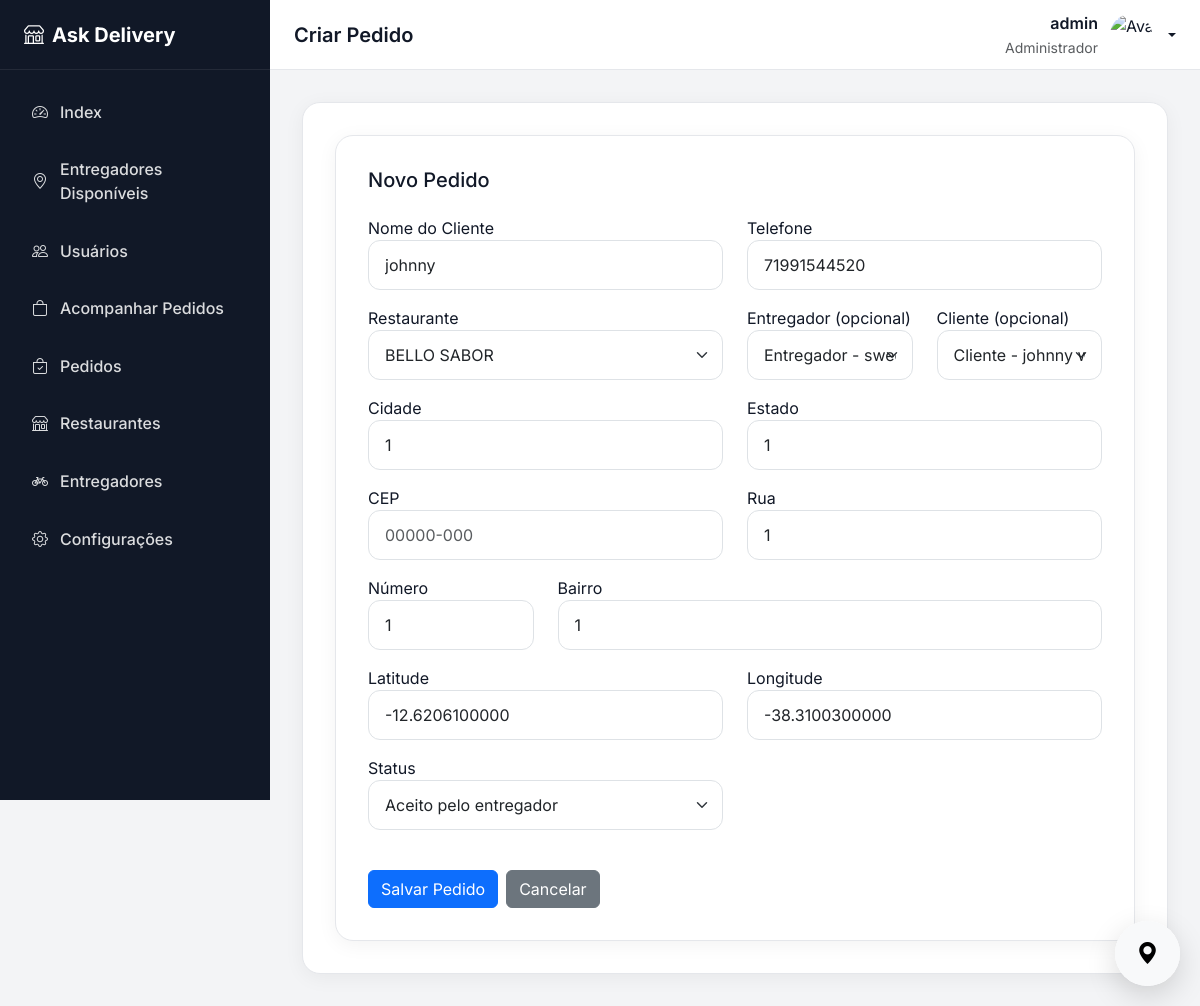
/orders/orders/update/1/ (signed in), run on an earlier commit of the app's database.
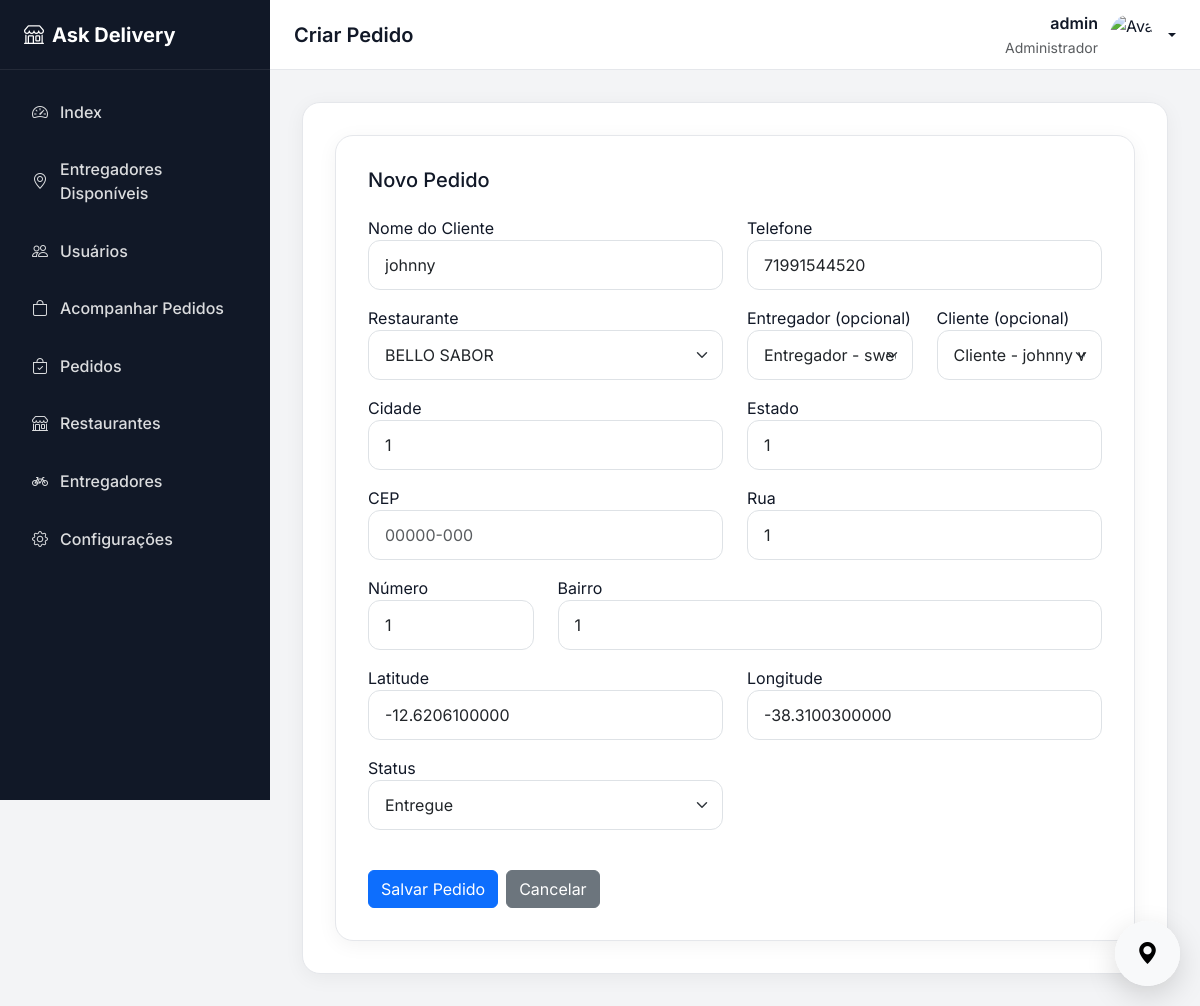
And on a later commit of the database.
### orders/models.py (models this page shows, shortened)
class Order(models.Model):
    class Status(models.TextChoices):
        CREATED = 'created', 'Criado'
        APPROVED = 'approved', 'Aprovado pelo restaurante'
        ACCEPTED = 'accepted', 'Aceito pelo entregador'
        PICKING = 'picking', 'Em coleta'
        IN_TRANSIT = 'in_transit', 'Em rota'
        DELIVERED = 'delivered', 'Entregue'
        CANCELED = 'canceled', 'Cancelado'
    customer_name = models.CharField(max_length=150)
    customer_phone = models.CharField(max_length=20, blank=True, null=True)
    latitude = models.DecimalField(max_digits=15, decimal_places=10)
    longitude = models.DecimalField(max_digits=15, decimal_places=10)
    status = models.CharField(
        max_length=20,
        choices=Status.choices,
        default=Status.CREATED
    )
    restaurante = models.ForeignKey(
        Restaurante,
        related_name='orders_restaurante',
        on_delete=models.CASCADE,
    )
    entregador = models.ForeignKey(
        Entregador,
        on_delete=models.SET_NULL,
        null=True,
        blank=True,
        related_name='orders'
    )
    cliente = models.ForeignKey(
        Cliente,
        on_delete=models.SET_NULL,
        null=True,
        blank=True,
    )
    cep = models.CharField(max_length=9, blank=True)
    rua = models.CharField(max_length=200)
    numero = models.CharField(max_length=20)
    complemento = models.CharField(max_length=200, blank=True)
    bairro = models.CharField(max_length=100)
    cidade = models.CharField(max_length=100)
    estado = models.CharField(max_length=2)
    created_at = models.DateTimeField(auto_now_add=True)
    updated_at = models.DateTimeField(auto_now=True)

### orders/views.py (the view, shortened to what this page needs)
# urls.py: path('orders/update/<int:pk>/', v.OrderUpdateView.as_view(), name='order_update'),
class OrderUpdateView(CustomView):
    permission_codename = [
        'core.restaurante',
    ]
    template_name = 'orders/order_form.html'
    success_url = reverse_lazy('orders:orders_list')
    def get_object(self):
        return get_object_or_404(
            Order.objects.select_related(
                'restaurante',
                'entregador',
                'cliente'
            ),
            pk=self.kwargs['pk']
        )
    def get(self, request, *args, **kwargs):
        order = self.get_object()
        context = {
            'order_form': OrderForm(instance=order),
            'object': order,
            'is_update': True,
        }
        return render(request, self.template_name, context)

### core/models.py (called while the page is built)
    def __str__(self):
        return self.user.get_full_name() or self.user.email

    def __str__(self):
        return f'Cliente - {self.usuario}'

    def __str__(self):
        return self.nome_fantasia

    def __str__(self):
        return f'Entregador - {self.usuario}'

### core/views_mixins.py (called while the page is built, shortened)
    def dispatch(self, request, *args, **kwargs):
        return super(CheckPermissionMixin, self).dispatch(request, *args, **kwargs)

    def check_user_permissions(self, request):
        if not isinstance(self.permission_codename, list):
            self.permission_codename = [self.permission_codename]
        perms = []
        for permission in self.permission_codename:
            if '.' not in permission:
                permission = str(
                    request.resolver_match.app_name) + '.' + str(permission)
            perms.append(permission)
        return len(self.permission_codename) and (
            request.user.is_superuser or any(
                request.user.has_perm(perm)
                for perm in perms
            )
        )

### orders/templates/orders/order_form.html (shortened to what this page needs)
{% extends 'base.html' %}
{% load static %}
{% block page_title %}Criar Pedido{% endblock %}
{% block content %}
<div class="page-card">
    <div class="d-flex justify-content-between align-items-center mb-4">
        <h5 class="mb-0">Novo Pedido</h5>
    </div>
    <form method="POST">
        <div class="row">
            <div class="col-md-6 mb-3">
                <label>Nome do Cliente</label>
                {{ order_form.customer_name }}
            </div>
            <div class="col-md-6 mb-3">
                <label>Telefone</label>
                {{ order_form.customer_phone }}
            </div>
            <div class="col-md-6 mb-3">
                <label>Restaurante</label>
                {{ order_form.restaurante }}
            </div>
            <div class="col-md-3 mb-3">
                <label>Entregador (opcional)</label>
                {{ order_form.entregador }}
            </div>
            <div class="col-md-3 mb-3">
                <label>Cliente (opcional)</label>
                {{ order_form.cliente }}
            </div>
            <br>
            <div class="col-md-6 mb-3">
                <label>Cidade</label>
                {{ order_form.cidade }}
            </div>
            <div class="col-md-6 mb-3">
                <label>Estado</label>
                {{ order_form.estado }}
            </div>
            <div class="col-md-6 mb-3">
                <label>CEP</label>
                {{ order_form.cep }}
            </div>
            <div class="col-md-6 mb-3">
                <label>Rua</label>
                {{ order_form.rua }}
            </div>
            <div class="col-md-3 mb-3">
                <label>Número</label>
                {{ order_form.numero }}
            </div>
            <div class="col-md-9 mb-3">
                <label>Bairro</label>
                {{ order_form.bairro }}
            </div>
            <div class="col-md-6 mb-3">
                <label>Latitude</label>
                {{ order_form.latitude }}
            </div>
            <div class="col-md-6 mb-3">
                <label>Longitude</label>
                {{ order_form.longitude }}
            </div>
            <div class="col-md-6 mb-3">
                <label>Status</label>
                {{ order_form.status }}
            </div>
        </div>
        <div class="mt-4 d-flex gap-2">
            <button type="submit" class="btn btn-primary">
                Salvar Pedido
            </button>
            <a href="{% url 'orders:orders_list' %}" class="btn btn-secondary">
                Cancelar
            </a>
        </div>
    </form>
</div>
{% endblock %}

What changed in the data, as far as the page shows it:
changed Order "johnny": status "Aceito pelo entregador" → "Entregue"
